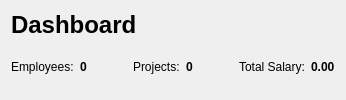
      <widget class="QWidget" name="dashboardPage">
       <layout class="QVBoxLayout" name="verticalLayout_2">
        <item>
         <widget class="QLabel" name="dashboardLabel">
          <property name="styleSheet">
           <string notr="true">
            font-size: 24px;
            font-weight: bold;
           </string>
          </property>
          <property name="text">
           <string>Dashboard</string>
          </property>
         </widget>
        </item>
        <item>
         <layout class="QHBoxLayout" name="statsLayout">
          <item>
           <widget class="QLabel" name="lblEmployeeCountTitle">
            <property name="text">
             <string>Employees:</string>
            </property>
           </widget>
          </item>
          <item>
           <widget class="QLabel" name="lblEmployeeCountValue">
            <property name="styleSheet">
             <string notr="true">font-weight:bold;</string>
            </property>
            <property name="text">
             <string>0</string>
            </property>
           </widget>
          </item>
          <item>
           <spacer name="hSpacer1">
            <property name="orientation">
             <enum>Qt::Orientation::Vertical</enum>
            </property>
            <property name="sizeHint" stdset="0">
             <size>
              <width>40</width>
              <height>20</height>
             </size>
            </property>
           </spacer>
          </item>
          <item>
           <widget class="QLabel" name="lblProjectCountTitle">
            <property name="text">
             <string>Projects:</string>
            </property>
           </widget>
          </item>
          <item>
           <widget class="QLabel" name="lblProjectCountValue">
            <property name="styleSheet">
             <string notr="true">font-weight:bold;</string>
            </property>
            <property name="text">
             <string>0</string>
            </property>
           </widget>
          </item>
          <item>
           <spacer name="hSpacer2">
            <property name="orientation">
             <enum>Qt::Orientation::Vertical</enum>
            </property>
            <property name="sizeHint" stdset="0">
             <size>
              <width>40</width>
              <height>20</height>
             </size>
            </property>
           </spacer>
          </item>
          <item>
           <widget class="QLabel" name="lblTotalSalaryTitle">
            <property name="text">
             <string>Total Salary:</string>
            </property>
           </widget>
          </item>
          <item>
           <widget class="QLabel" name="lblTotalSalaryValue">
            <property name="styleSheet">
             <string notr="true">font-weight:bold;</string>
            </property>
            <property name="text">
             <string>0.00</string>
            </property>
           </widget>
          </item>
         </layout>
        </item>
       </layout>
      </widget>
